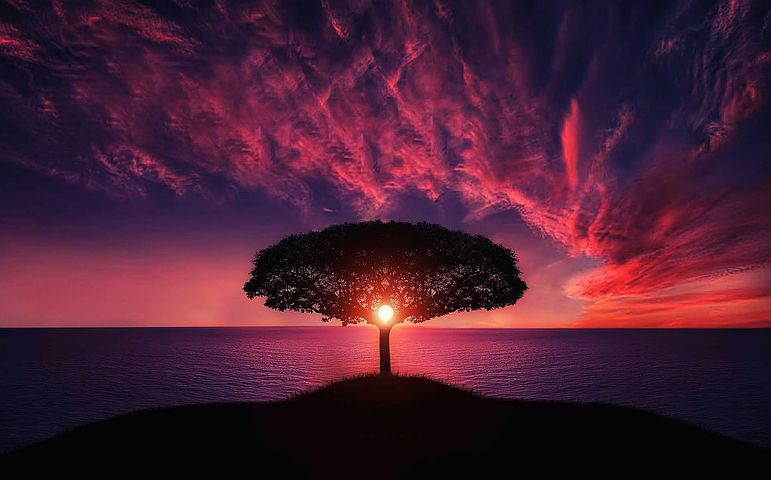
#> input picture Resources/image1.jpg, 771 x 480 px, found by its file name
$ python chapter2.py
#> lines starting #> are read from the running program, lines starting #| are printed output that depends on the picture; after the words box and inside, x2 and y2 are one past the last pixel; in counts of white or black regions, pixels touching at a corner belong together
# Basic Functions
import cv2
import numpy as np

img=cv2.imread('resources/image1.jpg')
#> img is the input picture: shape (480, 771, 3); mean B, G, R 51.3, 30.4, 73.7
kernel=np.ones((5,5),np.uint8) # Creating kernel

imgGray=cv2.cvtColor(img,cv2.COLOR_BGR2GRAY)#Converting normal image to greyscale image
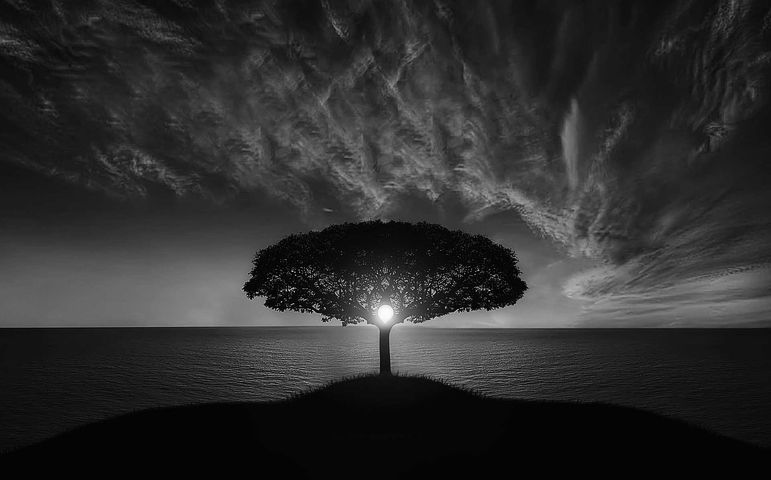
#> imgGray: shape (480, 771); min 0, max 254, mean 45.7
imgBlur=cv2.GaussianBlur(imgGray,(7,7),0)
imgCanny = cv2.Canny(img,150,200)
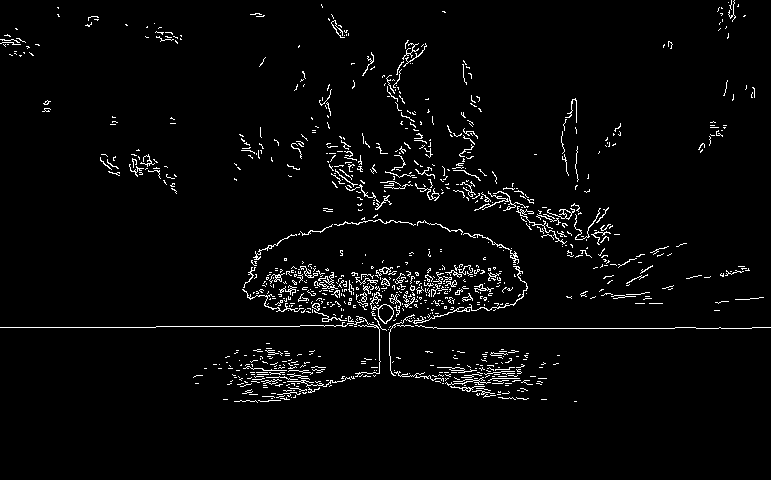
#> imgCanny: shape (480, 771); 3.1% white in thin lines or dots, all inside (x1, y1, x2, y2) = (0, 0, 771, 403)
imgDilation=cv2.dilate(imgCanny,kernel,iterations=1)
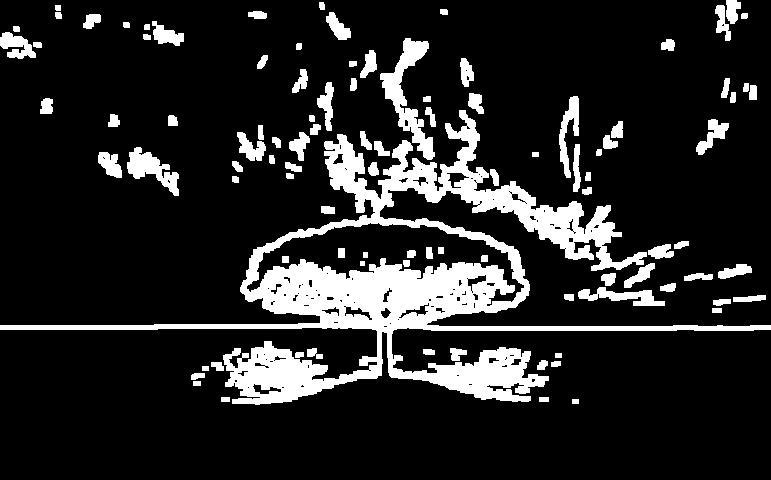
#> imgDilation: shape (480, 771); 15.1% white; 100 white regions, largest, box (x1, y1, x2, y2) and area: (0, 110, 771, 405) 39051, (380, 38, 435, 160) 2113, (127, 147, 179, 196) 1101
imgEroded=cv2.erode(imgDilation,kernel,iterations=1)
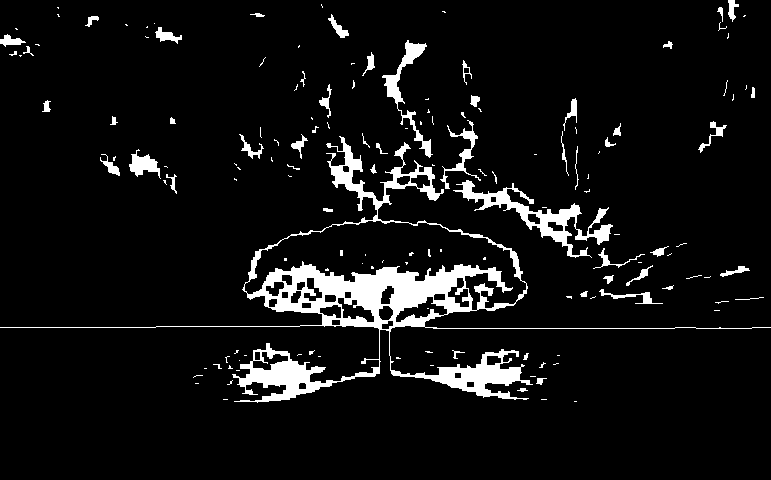
#> imgEroded: shape (480, 771); 6.9% white; 150 white regions (97 under 20 px), largest, box (x1, y1, x2, y2) and area: (0, 136, 771, 403) 16772, (453, 180, 613, 258) 2512, (382, 40, 433, 158) 1063

cv2.imshow("Image Canny",imgEroded)
cv2.waitKey(0)

$ run again, with Resources/cards.jpg copied over Resources/image1.jpg
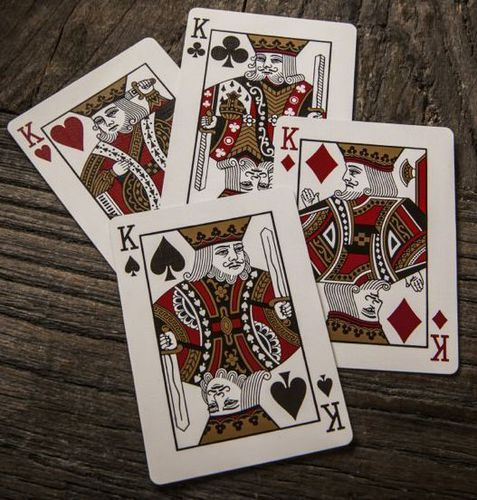
#> input picture Resources/cards.jpg, 477 x 500 px, found by its file name
#> img is the input picture: shape (500, 477, 3); mean B, G, R 88.1, 96.6, 109.6
#> `imgCanny = cv2.Canny(img,150,200)`:
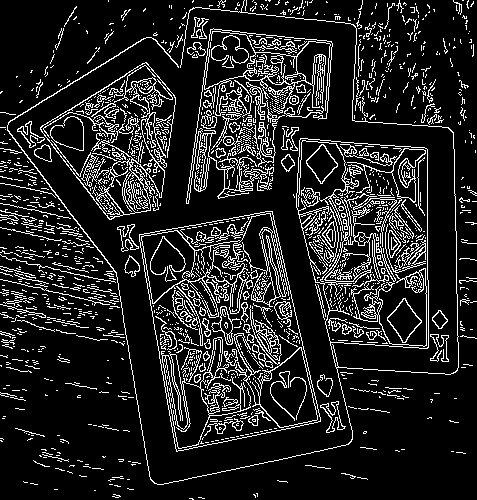
#> imgCanny: shape (500, 477); 13.8% white in thin lines or dots
#> imgDilation: shape (500, 477); 53.6% white; 318 black regions (196 under 20 px), largest, box (x1, y1, x2, y2) and area: (0, 317, 477, 500) 37905, (10, 10, 456, 482) 37371, (0, 0, 191, 112) 10632
#> `imgEroded=cv2.erode(imgDilation,kernel,iterations=1)`:
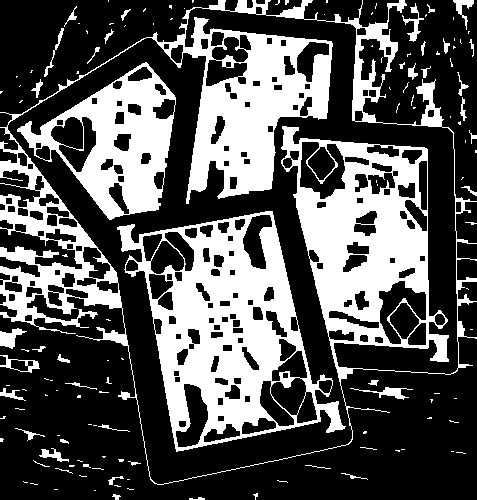
#> imgEroded: shape (500, 477); 33.4% white; 138 white regions (95 under 20 px), largest, box (x1, y1, x2, y2) and area: (0, 0, 477, 485) 44177, (117, 211, 346, 452) 21682, (17, 62, 176, 220) 10147

$ run again, with Resources/image2.jpeg copied over Resources/image1.jpg
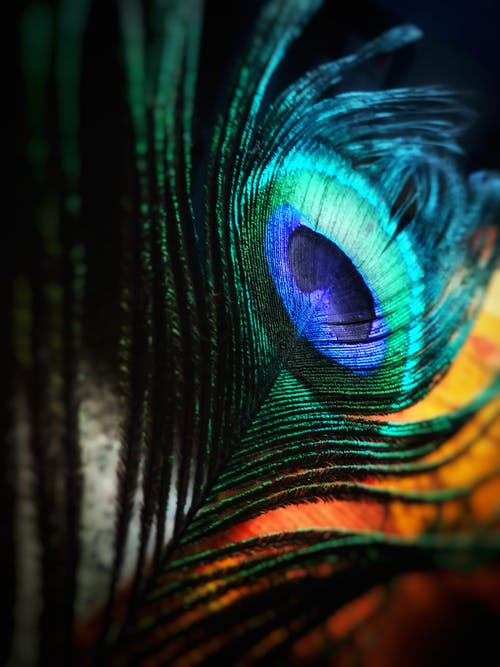
#> input picture Resources/image2.jpeg, 500 x 667 px, found by its file name
#> img is the input picture: shape (667, 500, 3); mean B, G, R 43.8, 49, 34.6
#> `imgCanny = cv2.Canny(img,150,200)`:
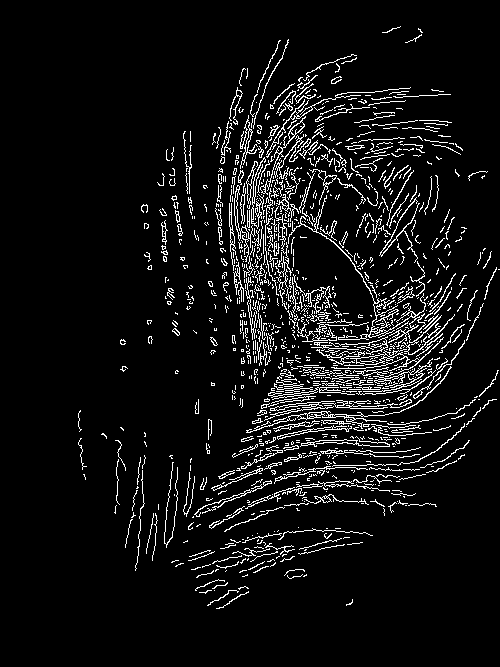
#> imgCanny: shape (667, 500); 6.9% white in thin lines or dots, all inside (x1, y1, x2, y2) = (78, 26, 500, 609)
#> imgDilation: shape (667, 500); 28.7% white; 69 white regions, largest, box (x1, y1, x2, y2) and area: (181, 37, 500, 534) 76667, (189, 525, 375, 580) 4104, (123, 453, 148, 573) 1215
#> `imgEroded=cv2.erode(imgDilation,kernel,iterations=1)`:
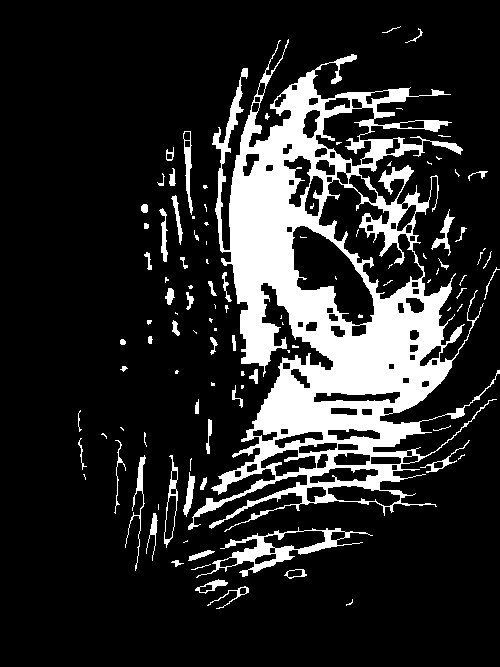
#> imgEroded: shape (667, 500); 16.7% white; 107 white regions (53 under 20 px), largest, box (x1, y1, x2, y2) and area: (188, 39, 500, 532) 48485, (196, 527, 373, 578) 1819, (125, 455, 146, 571) 359
